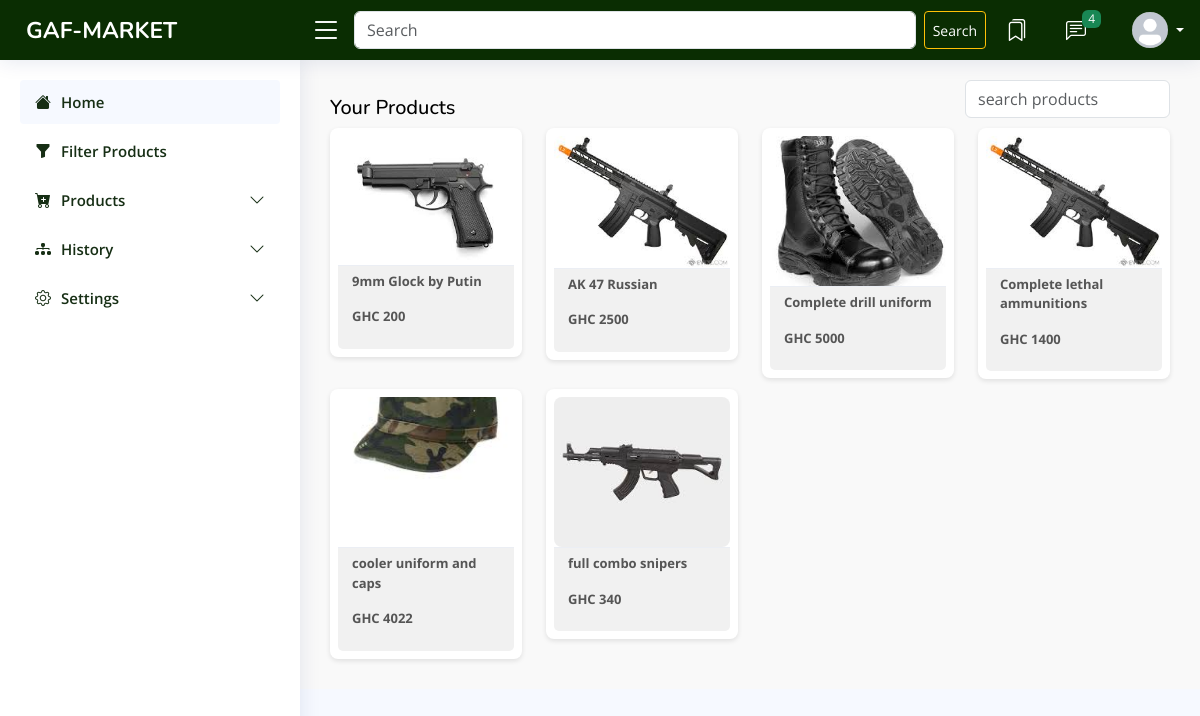
The page /users/includes/myproduct.php (signed in) on the database its author committed.
### tables this page shows
CREATE TABLE `productimgs` (
  `id` int(11) NOT NULL,
  `userid` varchar(225) NOT NULL,
  `productid` varchar(225) NOT NULL,
  `path` varchar(225) NOT NULL,
  `title` varchar(225) NOT NULL,
  `category` varchar(225) NOT NULL,
  `price` varchar(225) NOT NULL,
  `description` varchar(225) NOT NULL,
  `timestamp` timestamp NOT NULL DEFAULT current_timestamp()
);

### users/includes/myproduct.php (the view, shortened to what this page needs)
<?php
include('header.php');
?>
<!DOCTYPE html>
<html lang="en">
<head>
</head>
<body>
    <main id="main" class="main">
    <div style="float: right;" class="">
          <input type="search" class="form-control" name="" id="" placeholder="search products">
          </div>
        <section class="section mt-3">
          <h5>Your Products</h5>
            <div class="row">
                <?php
                $userid = $_SESSION['userId'];
                $query = "SELECT * FROM productimgs WHERE userid = ? GROUP BY productid";
                $stmt = mysqli_prepare($conn, $query);
                mysqli_stmt_bind_param($stmt, "i", $userid);
                $stmt->execute();
                $result = $stmt->get_result();
                foreach ($result as $key => $value) {
                    echo "
              <div class='col-lg-3'>
                <a href='updateproduct.php?productid=".$value['productid']."&id=".$value['id']."' class='card-link'>
                            <div class='card'>
                                <div class='card-body'>
                                    <div class='imageupload'>
                                        <img src='../../productsimgs/" . $value['path'] . "' alt=''>
                                    </div>
                        </div>
                        <div class='card-footer'>
                         <p class='footer-text ms-2'>" . $value['title'] . "</p>
                         <p class='footer-text ms-2'>GHC  " . $value['price'] . "</p>
                        </div>
                    </div>
                    </a>
                            </div>
                ";
                }
                ?>
            </div>
        </section>
    </main>
</body>
</html>

### assets/css/style.css (style rules this page uses)
:root { scroll-behavior: smooth; }
body { font-family: "Open Sans", sans-serif; background: #f6f9ff; color: #444444; }
a { color: #4154f1; text-decoration: none; }
h1, h2, h3, h4, h5, h6 { font-family: "Nunito", sans-serif; }
#main { margin-top: 60px; padding: 20px 30px; transition: all 0.3s; }
.card { margin-bottom: 30px; border: none; border-radius: 5px; box-shadow: 0px 0 30px rgba(1, 41, 112, 0.1); }
.card-header, .card-footer { border-color: #ebeef4; background-color: #fff; color: #798eb3; padding: 15px; }
.card-body { padding: 0 20px 20px 20px; }
@media (min-width: 1200px) { #main, #footer { margin-left: 300px; } }

### assets/css/addproduct.css (style rules this page uses)
body { color: #000; overflow-x: hidden; height: 100%; }

### users/includes/myproduct.php (style rules this page uses)
.main { padding: 20px; background-color: #f9f9f9; }
.card { position: relative; flex: 1; background-color: #fff; border-radius: 8px; box-shadow: 0 2px 5px rgba(0, 0, 0, 0.1); overflow: hidden; margin-bottom: 10px; padding: 8px; }
.imageupload { position: relative; display: flex; justify-content: center; align-items: center; width: 100%; overflow: hidden; border-radius: 8px; }
.imageupload img { width: 100%; height: auto; object-fit: cover; max-height: 150px; }
.card-body { padding: 0; }
.card-footer { display: block; justify-content: space-between; align-items: center; padding: 6px; font-size: 1em; background-color: #f1f1f1; border-radius: 0 0 8px 8px; }
.footer-text { font-size: 13px; font-weight: bold; color: #555; }
.card-link { display: block; }

### rows shown on the page
productimgs: path (picture), title "9mm Glock by Putin", price "200"
productimgs: path (picture), title "AK 47 Russian", price "2500"
productimgs: path (picture), title "Complete drill uniform", price "5000"
productimgs: path (picture), title "Complete lethal ammunitions", price "1400"
productimgs: path (picture), title "cooler uniform and caps", price "4022"
productimgs: path (picture), title "full combo snipers", price "340"

### other values the page prints
$totalcount "4"
